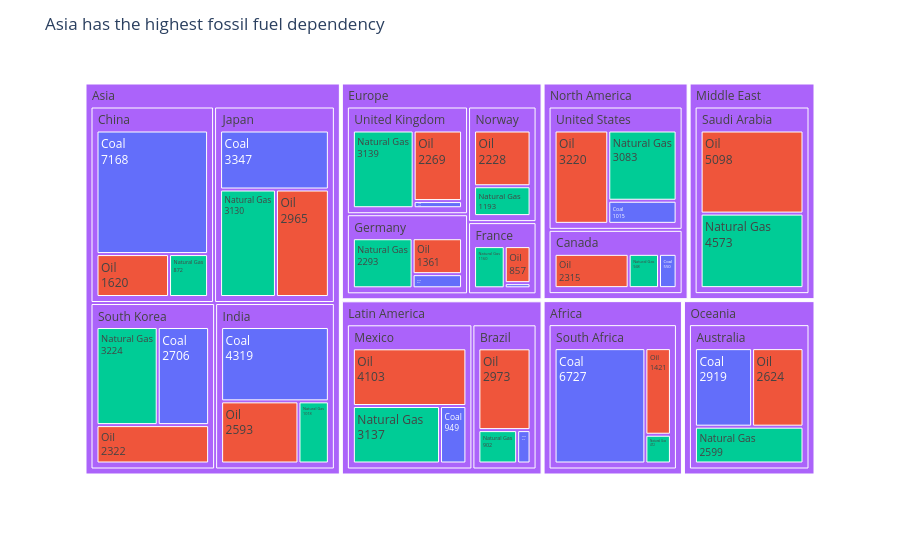

The cell this chart's notebook holds for it:
### Markdown cell above
## Task 1 — Treemap: fossil fuel dependency by country

**What to build:** A treemap showing **fossil fuel TWh only**, broken down by Region → Country → Source (Coal / Oil / Natural Gas).

**Requirements:**
- Filter to fossil sources only before plotting
- Use `path=['Region', 'Country', 'Source']` for the hierarchy
- Colour encodes the fossil source type (Coal / Oil / Natural Gas) with a CVD-safe palette
- Show TWh values in labels — no percentages
- Grey out parent nodes (Region and Country level)
- Insight title naming which region or country is most fossil-dependent

> 💡 `df.loc[df['Source_Type'] == 'Fossil']`

### Code cell
# Task 1
# YOUR CODE HERE
# Filter only fossil fuel rows
fossil_df = df[df['Source_Type'] == 'Fossil']

# Create treemap
fig = px.treemap(
    fossil_df,
    path=['Region', 'Country', 'Source'],
    values='TWh',
    color='Source',
    
    # Simple colour palette
    color_discrete_map={
        'Coal': '#636EFA',
        'Oil': '#EF553B',
        'Natural Gas': '#00CC96'
    }
)

# Show TWh values
fig.update_traces(
    textinfo='label+value'
)

# Add title
fig.update_layout(
    title='Asia has the highest fossil fuel dependency'
)

# Show chart
fig.show()

### Figure 1 — Plotly figure (JSON) as saved in the notebook; plotly's stock layout.template omitted (floating-point values rounded to 4 significant figures)
{"data": [{"branchvalues": "total", "customdata": [["(?)"], ["(?)"], ["(?)"], ["(?)"], ["(?)"], ["(?)"], ["(?)"], ["(?)"], ["(?)"], ["(?)"], ["(?)"], ["(?)"], ["(?)"], ["(?)"], ["(?)"], ["(?)"], ["(?)"], ["(?)"], ["(?)"], ["(?)"], ["(?)"], ["(?)"], ["Coal"], ["Coal"], ["Coal"], ["Coal"], ["Coal"], ["Coal"], ["Coal"], ["Coal"], ["Coal"], ["Coal"], ["Coal"], ["Coal"], ["Coal"], ["Natural Gas"], ["Natural Gas"], ["Natural Gas"], ["Natural Gas"], ["Natural Gas"], ["Natural Gas"], ["Natural Gas"], ["Natural Gas"], ["Natural Gas"], ["Natural Gas"], ["Natural Gas"], ["Natural Gas"], ["Natural Gas"], ["Natural Gas"], ["Natural Gas"], ["Oil"], ["Oil"], ["Oil"], ["Oil"], ["Oil"], ["Oil"], ["Oil"], ["Oil"], ["Oil"], ["Oil"], ["Oil"], ["Oil"], ["Oil"], ["Oil"], ["Oil"]], "domain": {"x": [0, 1], "y": [0, 1]}, "hovertemplate": "labels=%{label}<br>TWh=%{value}<br>parent=%{parent}<br>id=%{id}<br>Source=%{customdata[0]}<extra></extra>", "ids": ["Africa", "North America/United States", "Asia/China", "Europe/Germany", "Europe/France", "Europe/United Kingdom", "Asia/India", "Latin America/Brazil", "Oceania/Australia", "Middle East", "Asia/South Korea", "Asia/Japan", "Middle East/Saudi Arabia", "Africa/South Africa", "North America/Canada", "Latin America/Mexico", "North America", "Asia", "Europe", "Latin America", "Oceania", "Europe/Norway", "Latin America/Mexico/Coal", "North America/Canada/Coal", "Africa/South Africa/Coal", "Asia/South Korea/Coal", "North America/United States/Coal", "Latin America/Brazil/Coal", "Europe/France/Coal", "Asia/India/Coal", "Asia/Japan/Coal", "Asia/China/Coal", "Europe/Germany/Coal", "Europe/United Kingdom/Coal", "Oceania/Australia/Coal", "Europe/United Kingdom/Natural Gas", "Europe/Germany/Natural Gas", "Asia/India/Natural Gas", "Asia/Japan/Natural Gas", "Latin America/Brazil/Natural Gas", "Latin America/Mexico/Natural Gas", "North America/Canada/Natural Gas", "Africa/South Africa/Natural Gas", "Oceania/Australia/Natural Gas", "Middle East/Saudi Arabia/Natural Gas", "Europe/Norway/Natural Gas", "North America/United States/Natural Gas", "Asia/South Korea/Natural Gas", "Asia/China/Natural Gas", "Europe/France/Natural Gas", "Asia/China/Oil", "Europe/Germany/Oil", "North America/United States/Oil", "Asia/Japan/Oil", "Europe/United Kingdom/Oil", "Asia/India/Oil", "Latin America/Brazil/Oil", "Latin America/Mexico/Oil", "North America/Canada/Oil", "Oceania/Australia/Oil", "Africa/South Africa/Oil", "Europe/Norway/Oil", "Asia/South Korea/Oil", "Europe/France/Oil", "Middle East/Saudi Arabia/Oil"], "labels": ["Africa", "United States", "China", "Germany", "France", "United Kingdom", "India", "Brazil", "Australia", "Middle East", "South Korea", "Japan", "Saudi Arabia", "South Africa", "Canada", "Mexico", "North America", "Asia", "Europe", "Latin America", "Oceania", "Norway", "Coal", "Coal", "Coal", "Coal", "Coal", "Coal", "Coal", "Coal", "Coal", "Coal", "Coal", "Coal", "Coal", "Natural Gas", "Natural Gas", "Natural Gas", "Natural Gas", "Natural Gas", "Natural Gas", "Natural Gas", "Natural Gas", "Natural Gas", "Natural Gas", "Natural Gas", "Natural Gas", "Natural Gas", "Natural Gas", "Natural Gas", "Oil", "Oil", "Oil", "Oil", "Oil", "Oil", "Oil", "Oil", "Oil", "Oil", "Oil", "Oil", "Oil", "Oil", "Oil"], "marker": {"colors": ["#ab63fa", "#ab63fa", "#ab63fa", "#ab63fa", "#ab63fa", "#ab63fa", "#ab63fa", "#ab63fa", "#ab63fa", "#ab63fa", "#ab63fa", "#ab63fa", "#ab63fa", "#ab63fa", "#ab63fa", "#ab63fa", "#ab63fa", "#ab63fa", "#ab63fa", "#ab63fa", "#ab63fa", "#ab63fa", "#636EFA", "#636EFA", "#636EFA", "#636EFA", "#636EFA", "#636EFA", "#636EFA", "#636EFA", "#636EFA", "#636EFA", "#636EFA", "#636EFA", "#636EFA", "#00CC96", "#00CC96", "#00CC96", "#00CC96", "#00CC96", "#00CC96", "#00CC96", "#00CC96", "#00CC96", "#00CC96", "#00CC96", "#00CC96", "#00CC96", "#00CC96", "#00CC96", "#EF553B", "#EF553B", "#EF553B", "#EF553B", "#EF553B", "#EF553B", "#EF553B", "#EF553B", "#EF553B", "#EF553B", "#EF553B", "#EF553B", "#EF553B", "#EF553B", "#EF553B"]}, "name": "", "parents": ["", "North America", "Asia", "Europe", "Europe", "Europe", "Asia", "Latin America", "Oceania", "", "Asia", "Asia", "Middle East", "Africa", "North America", "Latin America", "", "", "", "", "", "Europe", "Latin America/Mexico", "North America/Canada", "Africa/South Africa", "Asia/South Korea", "North America/United States", "Latin America/Brazil", "Europe/France", "Asia/India", "Asia/Japan", "Asia/China", "Europe/Germany", "Europe/United Kingdom", "Oceania/Australia", "Europe/United Kingdom", "Europe/Germany", "Asia/India", "Asia/Japan", "Latin America/Brazil", "Latin America/Mexico", "North America/Canada", "Africa/South Africa", "Oceania/Australia", "Middle East/Saudi Arabia", "Europe/Norway", "North America/United States", "Asia/South Korea", "Asia/China", "Europe/France", "Asia/China", "Europe/Germany", "North America/United States", "Asia/Japan", "Europe/United Kingdom", "Asia/India", "Latin America/Brazil", "Latin America/Mexico", "North America/Canada", "Oceania/Australia", "Africa/South Africa", "Europe/Norway", "Asia/South Korea", "Europe/France", "Middle East/Saudi Arabia"], "textinfo": "label+value", "type": "treemap", "values": [8620.0, 7318.0, 9660.0, 4191.0, 2137.0, 5638.0, 7930.0, 4187.0, 8142.0, 9671.0, 8252.0, 9442.0, 9671.0, 8620.0, 3813.0, 8189.0, 11130.0, 35280.0, 15390.0, 12380.0, 8142.0, 3421.0, 949.0, 550.0, 6727.0, 2706.0, 1015.0, 312.0, 120.0, 4319.0, 3347.0, 7168.0, 537.0, 230.0, 2919.0, 3139.0, 2293.0, 1018.0, 3130.0, 902.0, 3137.0, 948.0, 472.0, 2599.0, 4573.0, 1193.0, 3083.0, 3224.0, 872.0, 1160.0, 1620.0, 1361.0, 3220.0, 2965.0, 2269.0, 2593.0, 2973.0, 4103.0, 2315.0, 2624.0, 1421.0, 2228.0, 2322.0, 857.0, 5098.0]}], "layout": {"legend": {"tracegroupgap": 0}, "margin": {"t": 60}, "title": {"text": "Asia has the highest fossil fuel dependency"}}}
